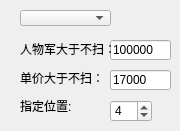
       <widget class="QWidget" name="tab_9">
        <attribute name="title">
         <string>扫</string>
        </attribute>
        <widget class="QComboBox" name="saoComboBox">
         <property name="geometry">
          <rect>
           <x>20</x>
           <y>10</y>
           <width>91</width>
           <height>16</height>
          </rect>
         </property>
         <property name="currentText">
          <string/>
         </property>
        </widget>
        <widget class="QLineEdit" name="goldController">
         <property name="geometry">
          <rect>
           <x>110</x>
           <y>40</y>
           <width>61</width>
           <height>20</height>
          </rect>
         </property>
         <property name="text">
          <string>100000</string>
         </property>
        </widget>
        <widget class="QLabel" name="label_3">
         <property name="geometry">
          <rect>
           <x>20</x>
           <y>40</y>
           <width>91</width>
           <height>16</height>
          </rect>
         </property>
         <property name="text">
          <string>&lt;html&gt;&lt;head/&gt;&lt;body&gt;&lt;p&gt;人物军大于不扫：&lt;/p&gt;&lt;/body&gt;&lt;/html&gt;</string>
         </property>
        </widget>
        <widget class="QLabel" name="label_4">
         <property name="geometry">
          <rect>
           <x>20</x>
           <y>70</y>
           <width>81</width>
           <height>16</height>
          </rect>
         </property>
         <property name="text">
          <string>单价大于不扫：</string>
         </property>
        </widget>
        <widget class="QLineEdit" name="safeJunzi">
         <property name="geometry">
          <rect>
           <x>110</x>
           <y>70</y>
           <width>61</width>
           <height>20</height>
          </rect>
         </property>
         <property name="text">
          <string>17000</string>
         </property>
        </widget>
        <widget class="QLabel" name="label_5">
         <property name="geometry">
          <rect>
           <x>20</x>
           <y>100</y>
           <width>54</width>
           <height>12</height>
          </rect>
         </property>
         <property name="text">
          <string>指定位置:</string>
         </property>
        </widget>
        <widget class="QSpinBox" name="saoPointer">
         <property name="geometry">
          <rect>
           <x>110</x>
           <y>100</y>
           <width>42</width>
           <height>22</height>
          </rect>
         </property>
         <property name="value">
          <number>4</number>
         </property>
        </widget>
       </widget>
